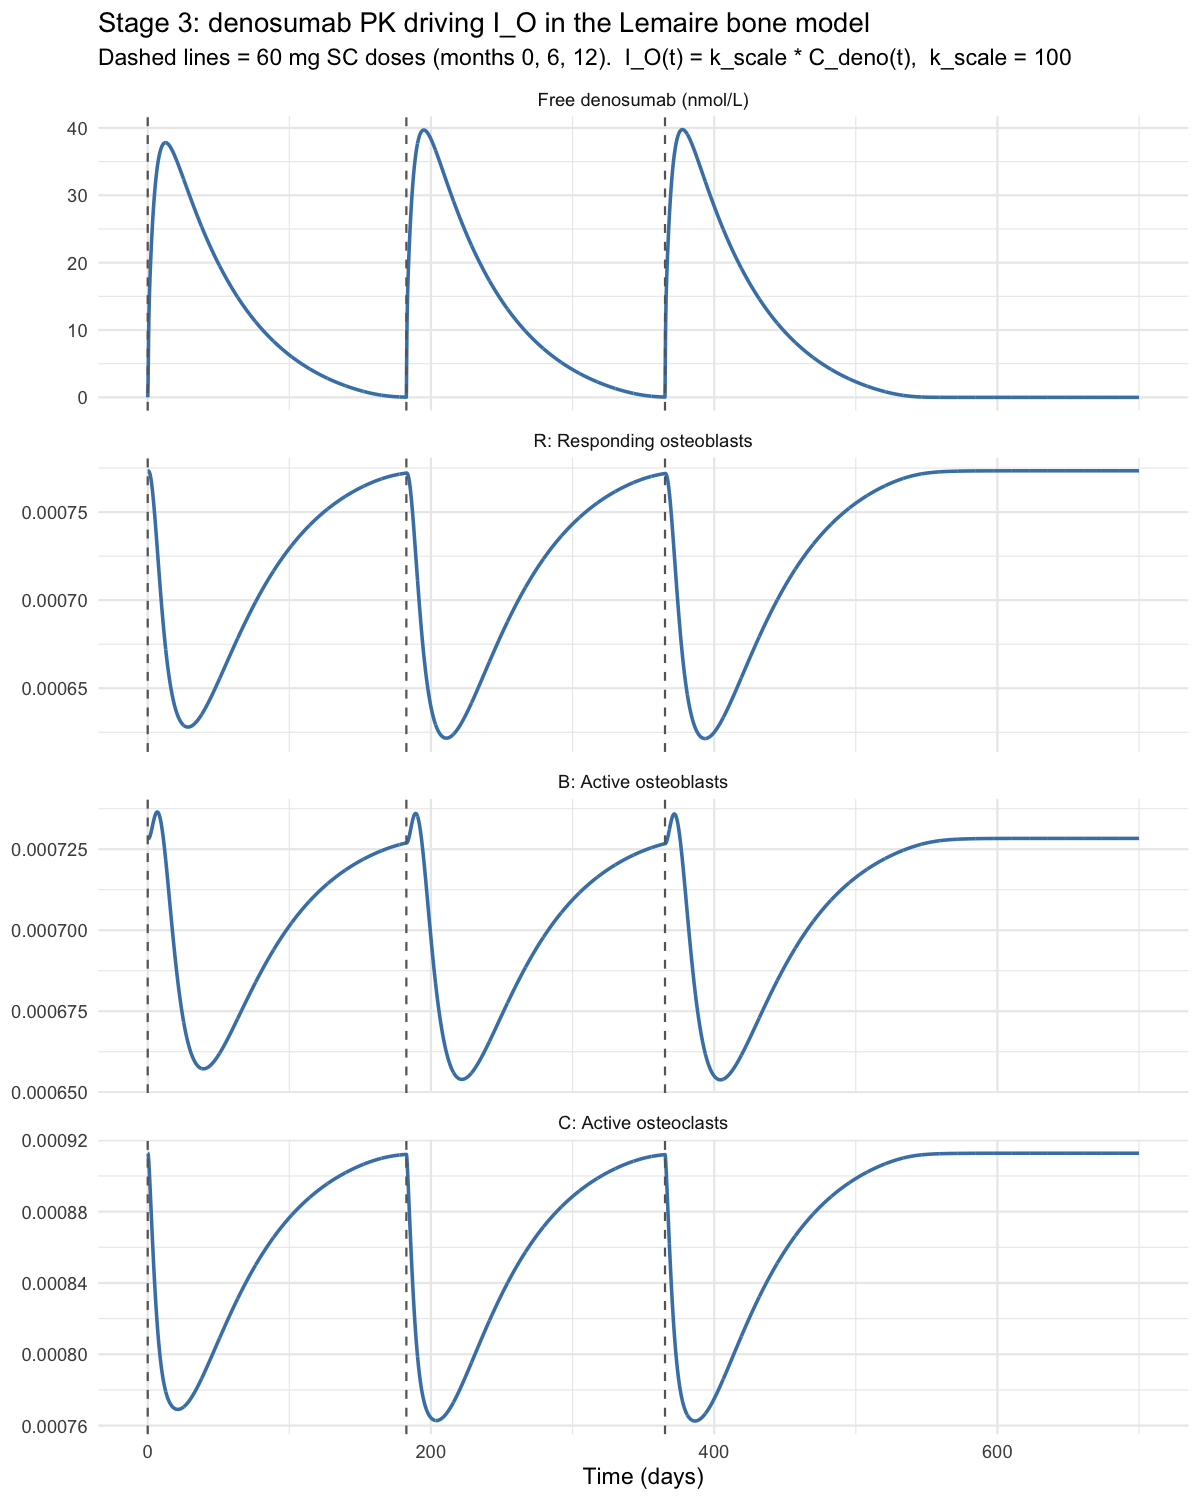

Write R code to recreate this figure.
## ============================================================
## Stage 3: couple denosumab PK to the Lemaire (2004) bone model
##
## Denosumab is a monoclonal antibody that neutralizes RANKL, mimicking
## the natural decoy function of OPG. Stage 2 drove the bone model's
## existing I_O (exogenous OPG) input as a fixed step input. Stage 3
## replaces that fixed input with a dynamic one: I_O(t) is driven by the
## simulated denosumab concentration from a separate PK model, so the
## drug's own pharmacokinetics (absorption, distribution, elimination,
## target-mediated disposition) now shape the time course of the bone
## response, rather than an arbitrary constant.
##
## Coupling rule (deliberately simple and explicit):
##   I_O(t) = k_scale * C_deno(t)
## where C_deno(t) is the free denosumab concentration and k_scale is a
## single illustrative scaling constant -- NOT calibrated to clinical
## bone-turnover-marker data. See the units/timescale check that preceded
## this script for the reasoning behind k_scale = 100.
##
## The bone sub-model's equations and parameters are UNCHANGED from
## stage1_baseline.R / stage2_denosumab.R. The only modification on the
## bone side is that I_O is now a computed quantity instead of a fixed
## parameter.
##
## Naming note: Project 3's PK model calls its free-drug concentration
## "C", which collides with the bone model's osteoclast state "C". The
## PK variable is renamed C_deno below -- this is a namespace fix only;
## no bone identifiers, equations, or parameters are touched.
##
## Time units: Project 3 is natively in hours; the bone model is in days.
## All PK rate constants are converted h -> day (x24) below so the whole
## system runs on a single day-based clock. Concentrations (nmol/L) and
## volumes (L) are unaffected by this conversion.
## ============================================================

library(rxode2)
library(ggplot2)

## ---- Combined model --------------------------------------------------
mod3 <- rxode2({
  ## ---- PK sub-model: two-compartment QSS-TMDD (Project 3, h -> day) ----
  disc   <- (Ctot - Rtot - Kss)^2 + 4 * Kss * Ctot
  discP  <- max(disc, 0)
  C_deno <- max(0.5 * ((Ctot - Rtot - Kss) + sqrt(discP)), 0)  # free denosumab, nmol/L
  RC     <- Ctot - C_deno

  d/dt(depot) <- -ka * depot
  d/dt(Ctot)  <- (ka * depot) / Vc - (CL / Vc) * C_deno - (Q / Vc) * C_deno +
                 (Q / Vp) * Cp - kint * RC
  d/dt(Cp)    <- (Q / Vc) * C_deno - (Q / Vp) * Cp
  d/dt(Rtot)  <- ksyn - kdeg * (Rtot - RC) - kint * RC

  ## ---- Coupling: denosumab concentration drives I_O ---------------------
  I_O <- k_scale * C_deno

  ## ---- Bone sub-model: Lemaire (2004) -- IDENTICAL to stage1_baseline.R --
  D_B   <- f0 * d_B
  Phi_C <- (C + f0 * C_s) / (C + C_s)

  Pbar  <- I_P / k_P
  P_O   <- S_P / k_P
  P_S   <- k6 / k5
  Phi_P <- (Pbar + P_O) / (Pbar + P_S)

  Phi_L <- ((k3 / k4) * K_L_P * Phi_P * B /
              (1 + (k3 * K / k4) + (k1 / (k2 * kO)) * (I_O + K_O_P * R / Phi_P))) /
           (1 + I_L / r_L)

  d/dt(R) <- D_R * Phi_C - D_B * R / Phi_C
  d/dt(B) <- D_B * R / Phi_C - k_B * B
  d/dt(C) <- D_C * Phi_L - D_A * Phi_C * C
})

## ---- Denosumab PK parameters ------------------------------------------
## Population-typical (IIV = 0) estimates, originally in per-hour units.
## Source: denosumab-tmdd-qss project (Table 3 ground truth), ultimately
## from Choi S, Park S, Jung J, Baek S, Lim H-S (2025). Population
## pharmacokinetics/pharmacodynamics analysis confirming biosimilarity of
## SB16 to reference denosumab. Front Pharmacol 16:1631034.
## doi:10.3389/fphar.2025.1631034
pk_ka_h   <- 0.0078   # 1/h    absorption rate constant
pk_Vc     <- 1.58     # L      central volume (apparent, Vc/F)
pk_Vp     <- 6.06     # L      peripheral volume (apparent, Vp/F)
pk_CL_h   <- 0.006    # L/h    clearance (apparent, CL/F)
pk_Q_h    <- 0.20     # L/h    inter-compartmental clearance
pk_kint_h <- 0.022    # 1/h    drug-target complex internalization rate
pk_Kss    <- 1.56     # nmol/L quasi-steady-state constant
pk_ksyn_h <- 0.01     # nmol/L/h  target (RANKL) synthesis rate
pk_R0     <- 15.23    # nmol/L baseline target concentration
pk_kdeg_h <- pk_ksyn_h / pk_R0   # 1/h, derived: ksyn = kdeg * R0 at steady state

pk_pars <- c(
  ka   = pk_ka_h * 24,     # -> 1/day
  Vc   = pk_Vc,            # L (concentration/volume terms unaffected by time unit)
  Vp   = pk_Vp,            # L
  CL   = pk_CL_h * 24,     # -> 1/day
  Q    = pk_Q_h * 24,      # -> 1/day
  kint = pk_kint_h * 24,   # -> 1/day
  Kss  = pk_Kss,           # nmol/L
  ksyn = pk_ksyn_h * 24,   # -> nmol/L/day
  kdeg = pk_kdeg_h * 24    # -> 1/day
)

## ---- Coupling constant --------------------------------------------------
## k_scale = 100: peak typical-patient free concentration (~35-40 nmol/L)
## lands peak I_O around ~3500-4000, inside the moderate-to-visible band
## bracketed by Stage 2's own dose-response scan (I_O = 2000 moderate,
## 16000 strong). Illustrative only -- not fit to any bone endpoint.
k_scale <- 100

## ---- Bone parameters (identical to stage1_baseline.R / stage2_denosumab.R,
## except I_O is no longer a fixed parameter -- it is computed above) ------
bone_pars <- c(
  C_s = 0.005, D_A = 0.7, d_B = 0.7, D_C = 0.0021, D_R = 0.0007, f0 = 0.05,
  I_L = 0, I_P = 0, K = 10,
  k1 = 0.01, k2 = 10, k3 = 0.00058, k4 = 0.017, k5 = 0.02, k6 = 3,
  k_B = 0.189, K_L_P = 3000000, kO = 0.35, K_O_P = 200000, k_P = 86,
  r_L = 1000, S_P = 250
)

all_pars <- c(pk_pars, k_scale = k_scale, bone_pars)

## ---- Dosing: 60 mg SC denosumab at months 0, 6, 12 -----------------------
MW_kDa    <- 147
dose_mg   <- 60
dose_nmol <- (dose_mg * 1e6) / (MW_kDa * 1e3)   # ~408.2 nmol per dose

month_d      <- 30.44                # days/month, matches Project 3's convention
dose_times_d <- c(0, 6, 12) * month_d

## ---- Initial conditions: undosed PK state + baseline bone steady state ---
inits <- c(
  depot = 0, Ctot = 0, Cp = 0, Rtot = pk_R0,
  R = 0.0007734, B = 0.0007282, C = 0.0009127
)

## ---- Simulate: 3 doses + ~7 months of post-last-dose follow-up ----------
times <- seq(0, 700, length.out = 7000)

ev <- eventTable()
for (dt in dose_times_d) ev$add.dosing(dose = dose_nmol, start.time = dt, dosing.to = "depot")
ev$add.sampling(times)

sol <- as.data.frame(rxSolve(mod3, all_pars, ev, inits = inits))

## ---- Plot: concentration and bone response on aligned time axes ---------
long <- do.call(rbind, lapply(c("C_deno", "R", "B", "C"), function(v) {
  data.frame(time = sol$time, variable = v, value = sol[[v]])
}))
long$variable <- factor(long$variable, levels = c("C_deno", "R", "B", "C"))

var_labels <- c(
  C_deno = "Free denosumab (nmol/L)",
  R      = "R: Responding osteoblasts",
  B      = "B: Active osteoblasts",
  C      = "C: Active osteoclasts"
)

p <- ggplot(long, aes(time, value)) +
  geom_line(color = "steelblue", linewidth = 0.8) +
  geom_vline(xintercept = dose_times_d, linetype = "dashed", color = "grey40") +
  facet_wrap(~variable, scales = "free_y", ncol = 1, labeller = as_labeller(var_labels)) +
  labs(
    title = "Stage 3: denosumab PK driving I_O in the Lemaire bone model",
    subtitle = "Dashed lines = 60 mg SC doses (months 0, 6, 12).  I_O(t) = k_scale * C_deno(t),  k_scale = 100",
    x = "Time (days)",
    y = NULL
  ) +
  theme_minimal()

print(p)
ggsave("stage3_pk_coupling.png", p, width = 8, height = 10, dpi = 150)

## ---- Report: peak I_O per dose -------------------------------------------
R0_bone <- inits["R"]; B0_bone <- inits["B"]; C0_bone <- inits["C"]
peak_window_days <- 30

cat("\n=== Peak I_O / free denosumab within", peak_window_days, "days after each dose ===\n")
for (dt in dose_times_d) {
  win <- sol[sol$time >= dt & sol$time <= dt + peak_window_days, ]
  i <- which.max(win$I_O)
  cat(sprintf(
    "Dose at day %6.1f: peak I_O = %8.1f  (C_deno = %6.2f nmol/L)  at day %6.1f (+%.1f d post-dose)\n",
    dt, win$I_O[i], win$C_deno[i], win$time[i], win$time[i] - dt
  ))
}

## ---- Report: trough I_O and bone recovery just before each re-dose -------
cat("\n=== Trough I_O and bone-state recovery just before each subsequent dose ===\n")
for (dt in dose_times_d[-1]) {
  idx <- which.min(abs(sol$time - (dt - 0.1)))
  cat(sprintf(
    "Just before dose at day %6.1f (t=%.1f d): I_O=%7.2f  C_deno=%.4f nmol/L | R=%.7f (%.1f%% of baseline)  B=%.7f (%.1f%% of baseline)  C=%.7f (%.1f%% of baseline)\n",
    dt, sol$time[idx], sol$I_O[idx], sol$C_deno[idx],
    sol$R[idx], 100 * sol$R[idx] / R0_bone,
    sol$B[idx], 100 * sol$B[idx] / B0_bone,
    sol$C[idx], 100 * sol$C[idx] / C0_bone
  ))
}

## ---- Report: full washout after the last dose ----------------------------
idx_end <- nrow(sol)
cat(sprintf(
  "\nEnd of simulation (day %.1f, %.1f days after last dose): I_O=%.3f  C_deno=%.4f nmol/L | R=%.7f (%.1f%%)  B=%.7f (%.1f%%)  C=%.7f (%.1f%%)\n",
  sol$time[idx_end], sol$time[idx_end] - max(dose_times_d), sol$I_O[idx_end], sol$C_deno[idx_end],
  sol$R[idx_end], 100 * sol$R[idx_end] / R0_bone,
  sol$B[idx_end], 100 * sol$B[idx_end] / B0_bone,
  sol$C[idx_end], 100 * sol$C[idx_end] / C0_bone
))
